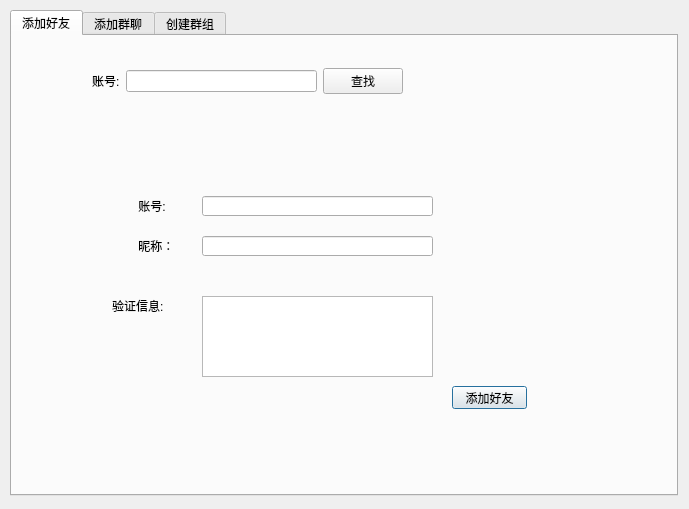
<?xml version="1.0" encoding="UTF-8"?>
<ui version="4.0">
 <class>AddFriendDialog</class>
 <widget class="QDialog" name="AddFriendDialog">
  <property name="geometry">
   <rect>
    <x>0</x>
    <y>0</y>
    <width>689</width>
    <height>509</height>
   </rect>
  </property>
  <property name="windowTitle">
   <string>Dialog</string>
  </property>
  <widget class="QTabWidget" name="tabWidget">
   <property name="geometry">
    <rect>
     <x>10</x>
     <y>10</y>
     <width>668</width>
     <height>486</height>
    </rect>
   </property>
   <property name="currentIndex">
    <number>0</number>
   </property>
   <widget class="QWidget" name="tab">
    <attribute name="title">
     <string>添加好友</string>
    </attribute>
    <widget class="QWidget" name="widget_friendInfo" native="true">
     <property name="geometry">
      <rect>
       <x>50</x>
       <y>110</y>
       <width>501</width>
       <height>271</height>
      </rect>
     </property>
     <widget class="QLabel" name="label_2">
      <property name="geometry">
       <rect>
        <x>73</x>
        <y>50</y>
        <width>61</width>
        <height>20</height>
       </rect>
      </property>
      <property name="text">
       <string> 账号:</string>
      </property>
     </widget>
     <widget class="QLineEdit" name="lineEdit_friend_account">
      <property name="geometry">
       <rect>
        <x>140</x>
        <y>50</y>
        <width>231</width>
        <height>20</height>
       </rect>
      </property>
     </widget>
     <widget class="QLabel" name="label_3">
      <property name="geometry">
       <rect>
        <x>73</x>
        <y>90</y>
        <width>61</width>
        <height>20</height>
       </rect>
      </property>
      <property name="text">
       <string> 昵称：</string>
      </property>
     </widget>
     <widget class="QLineEdit" name="lineEdit_friendName">
      <property name="geometry">
       <rect>
        <x>140</x>
        <y>90</y>
        <width>231</width>
        <height>20</height>
       </rect>
      </property>
     </widget>
     <widget class="QTextEdit" name="textEdit_reqInfo">
      <property name="geometry">
       <rect>
        <x>140</x>
        <y>150</y>
        <width>231</width>
        <height>81</height>
       </rect>
      </property>
     </widget>
     <widget class="QLabel" name="label_4">
      <property name="geometry">
       <rect>
        <x>50</x>
        <y>150</y>
        <width>71</width>
        <height>20</height>
       </rect>
      </property>
      <property name="text">
       <string>验证信息:</string>
      </property>
     </widget>
     <widget class="QPushButton" name="btn_addFriend">
      <property name="geometry">
       <rect>
        <x>390</x>
        <y>240</y>
        <width>75</width>
        <height>23</height>
       </rect>
      </property>
      <property name="text">
       <string>添加好友</string>
      </property>
     </widget>
    </widget>
    <widget class="QWidget" name="layoutWidget">
     <property name="geometry">
      <rect>
       <x>80</x>
       <y>30</y>
       <width>311</width>
       <height>31</height>
      </rect>
     </property>
     <layout class="QGridLayout" name="gridLayout_2">
      <item row="0" column="0">
       <widget class="QLabel" name="label">
        <property name="text">
         <string>账号:</string>
        </property>
       </widget>
      </item>
      <item row="0" column="1">
       <widget class="QLineEdit" name="lineEdit_account"/>
      </item>
      <item row="0" column="2">
       <widget class="QPushButton" name="btn_find">
        <property name="text">
         <string>查找</string>
        </property>
       </widget>
      </item>
     </layout>
    </widget>
   </widget>
   <widget class="QWidget" name="tab_2">
    <attribute name="title">
     <string>添加群聊</string>
    </attribute>
    <widget class="QWidget" name="widget_friendInfo_2" native="true">
     <property name="geometry">
      <rect>
       <x>50</x>
       <y>110</y>
       <width>501</width>
       <height>271</height>
      </rect>
     </property>
     <widget class="QLabel" name="label_5">
      <property name="geometry">
       <rect>
        <x>73</x>
        <y>50</y>
        <width>61</width>
        <height>20</height>
       </rect>
      </property>
      <property name="text">
       <string>群组号:</string>
      </property>
     </widget>
     <widget class="QLineEdit" name="lineEdit_group_account">
      <property name="geometry">
       <rect>
        <x>140</x>
        <y>50</y>
        <width>231</width>
        <height>20</height>
       </rect>
      </property>
     </widget>
     <widget class="QLabel" name="label_6">
      <property name="geometry">
       <rect>
        <x>73</x>
        <y>90</y>
        <width>61</width>
        <height>20</height>
       </rect>
      </property>
      <property name="text">
       <string> 群组名：</string>
      </property>
     </widget>
     <widget class="QLineEdit" name="lineEdit_groupName">
      <property name="geometry">
       <rect>
        <x>140</x>
        <y>90</y>
        <width>231</width>
        <height>20</height>
       </rect>
      </property>
     </widget>
     <widget class="QTextEdit" name="textEdit_reqInfo_2">
      <property name="geometry">
       <rect>
        <x>140</x>
        <y>150</y>
        <width>231</width>
        <height>81</height>
       </rect>
      </property>
     </widget>
     <widget class="QLabel" name="label_7">
      <property name="geometry">
       <rect>
        <x>50</x>
        <y>150</y>
        <width>71</width>
        <height>20</height>
       </rect>
      </property>
      <property name="text">
       <string>验证信息:</string>
      </property>
     </widget>
     <widget class="QPushButton" name="btn_addGroup">
      <property name="geometry">
       <rect>
        <x>390</x>
        <y>240</y>
        <width>75</width>
        <height>23</height>
       </rect>
      </property>
      <property name="text">
       <string>添加群组</string>
      </property>
     </widget>
    </widget>
    <widget class="QWidget" name="layoutWidget_2">
     <property name="geometry">
      <rect>
       <x>80</x>
       <y>30</y>
       <width>311</width>
       <height>31</height>
      </rect>
     </property>
     <layout class="QGridLayout" name="gridLayout_3">
      <item row="0" column="0">
       <widget class="QLabel" name="label_8">
        <property name="text">
         <string>群组账号:</string>
        </property>
       </widget>
      </item>
      <item row="0" column="1">
       <widget class="QLineEdit" name="lineEdit_account_2"/>
      </item>
      <item row="0" column="2">
       <widget class="QPushButton" name="btn_findGroup">
        <property name="text">
         <string>查找</string>
        </property>
       </widget>
      </item>
     </layout>
    </widget>
   </widget>
   <widget class="QWidget" name="tab_3">
    <attribute name="title">
     <string>创建群组</string>
    </attribute>
    <widget class="QWidget" name="widget_friendInfo_3" native="true">
     <property name="geometry">
      <rect>
       <x>60</x>
       <y>50</y>
       <width>501</width>
       <height>291</height>
      </rect>
     </property>
     <widget class="QLabel" name="label_10">
      <property name="geometry">
       <rect>
        <x>73</x>
        <y>90</y>
        <width>61</width>
        <height>20</height>
       </rect>
      </property>
      <property name="text">
       <string> 群组名：</string>
      </property>
     </widget>
     <widget class="QLineEdit" name="lineEdit_createName">
      <property name="geometry">
       <rect>
        <x>140</x>
        <y>90</y>
        <width>231</width>
        <height>20</height>
       </rect>
      </property>
     </widget>
     <widget class="QTextEdit" name="textEdit_createDesc">
      <property name="geometry">
       <rect>
        <x>140</x>
        <y>150</y>
        <width>231</width>
        <height>81</height>
       </rect>
      </property>
     </widget>
     <widget class="QLabel" name="label_11">
      <property name="geometry">
       <rect>
        <x>60</x>
        <y>150</y>
        <width>71</width>
        <height>20</height>
       </rect>
      </property>
      <property name="text">
       <string>群组描述:</string>
      </property>
     </widget>
     <widget class="QPushButton" name="btn_createGroup">
      <property name="geometry">
       <rect>
        <x>390</x>
        <y>240</y>
        <width>75</width>
        <height>23</height>
       </rect>
      </property>
      <property name="text">
       <string>添加群组</string>
      </property>
     </widget>
    </widget>
   </widget>
  </widget>
 </widget>
 <resources/>
 <connections/>
</ui>
